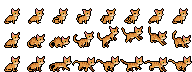
#> input picture riverwalk/art/cat.png, 192 x 72 px
$ python blotch_clean.py ../riverwalk/art/cat.png out.png
#> lines starting #> are read from the running program, lines starting #| are printed output that depends on the picture; after the words box and inside, x2 and y2 are one past the last pixel; in counts of white or black regions, pixels touching at a corner belong together
### tools/measure_layers.py
"""tools/measure_layers.py OUT.json: the layer ladder check (doc "FETCH! Asset Library by Layer", 23 Oct).
Measure every art file as it appears on screen: file -> load-time fade -> the layer's look shader.
The load-time fade goes to the level's own haze for the layer (look.lua; decision 3, 23 Oct), by the level's amount
for the layer (look.lua `fade`) unless the piece has its own amount (OWN). Ends with the ladder per level: median
and darkest (10th pct) per layer, pooled over the level's assets (python3 -I tools/measure_layers.py --ladder).
Reports on-screen lightness (Rec.601 luma 0-255, as the shader) p10 / median / p90, colours, lone pixels,
dark-edge share, ordered-dither share, size."""
import sys, json, numpy as np
from PIL import Image
import os, subprocess, tempfile
ROOT = os.path.dirname(os.path.dirname(os.path.abspath(__file__)))
ART = os.path.join(ROOT, "riverwalk/art/")
# batch 1 art lives on branch r8/art: extracted to a temp folder when the script runs (r8_dir(); asset_qa.py imports
# this file for its registry and maths, so nothing runs on import)
R8 = tempfile.mkdtemp(prefix="r8art_") + "/"
# [5 lines left out: function r8_dir, not called in this run]

def hx(h): return np.array([int(h[i:i+2], 16) / 255 for i in (0, 2, 4)])
def L(warm, cool, sat, haze, k): return dict(warm=warm, cool=cool, sat=sat, haze=hx(haze), k=k)
S = {
 "rw": dict(clouds=L(0.9,1.6,1.0,"f7ead2",0.10), city=L(0.2,1.8,0.70,"aaa6d0",0.46), shore=L(0.5,1.5,1.05,"9fb3cc",0.30),
            mid=L(0.8,1.3,1.2,"c9d0d8",0.15), water=L(0.5,1.2,1.35,"8fb4d8",0.06), back=L(1.0,1.2,1.35,"f0e0c6",0.10),
            ground=L(0.75,1.3,1.20,"000000",0), play=L(0.7,0.8,1.18,"000000",0), front=L(0.0,1.8,1.10,"1b1934",0.40)),
 "cp": dict(clouds=L(1.2,1.7,1.0,"f9e0c0",0.14), city=L(0.2,1.9,0.60,"dccfe0",0.52), shore=L(0.6,1.5,1.05,"dcc0c4",0.30),
            mid=L(1.0,1.3,1.25,"ecccae",0.14), water=L(0.6,1.3,1.30,"86a2bc",0.06), back=L(1.1,1.3,1.30,"f0d2b0",0.10),
            ground=L(0.8,1.0,1.10,"000000",0), play=L(0.8,0.9,1.18,"000000",0), front=L(0.0,1.8,1.10,"1e1626",0.40)),
 "dt": dict(clouds=L(0.5,1.4,1.0,"ffffff",0.04), city=L(0.2,1.7,0.70,"e4eaf0",0.50), shore=L(0.4,1.4,1.00,"bcc8da",0.34),
            mid=L(0.7,1.3,1.15,"b2c3d9",0.18), water=L(0.4,1.2,1.35,"7fb0d8",0.05), back=L(0.8,1.2,1.25,"efe6da",0.08),
            ground=L(0.9,0.7,1.10,"000000",0), play=L(0.7,0.8,1.15,"000000",0), front=L(0.0,1.8,1.10,"141a26",0.40)),
}
# the load-time fade amounts per level and layer (look.lua Look.scripts[...].fade); layers not listed are not faded
FADE = {"rw": dict(back=0.28), "cp": dict(shore=0.40, mid=0.38, back=0.20), "dt": dict(shore=0.70, mid=0.10, back=0.28)}
# pieces with their own amount (scene.lua park gate and winch keeper, arthooks.lua tram and spire); the haze is the level's
OWN = {"park_gate": 0.28, "park_keeper_winch": 0.35, "tram_vintage": 0.40, "spire_riddarholmen": 0.45}
OLD_HAZE = np.array([200, 210, 222]) / 255                        # the cool grey every fade went to before decision 3
W = np.array([0.299, 0.587, 0.114])
LEVELS = {"rw": "River Walk", "cp": "City Park", "dt": "Downtown"}

def haze(lvl, layer):
    """the load-time fade's target: the level's haze for the layer (the back haze for a layer without one)"""
    return S[lvl].get(layer or "back", S[lvl]["back"])["haze"]

def fade_in(name, lvl, layer, fade=None):
    """the amount `name` is faded by in level `lvl` (art shared between levels takes each level's amount)"""
    if layer is None: return 0.0
    if name in OWN: return OWN[name]
    return FADE[lvl].get(layer, 0.0)

def fade_to(rgb, fade, lvl, layer):
    """RGB 0-1 after the load-time fade (k of the way to the level's haze for the layer)"""
    return rgb + (haze(lvl, layer) - rgb) * fade if fade else rgb

# [43 lines left out: functions shade, stats, not called in this run]

# asset -> (level script, layer, load-time fade) as the code draws it (corrected after QA, 23 Oct). fade True: the
# level's amount for the layer (FADE); a number: the piece's own amount (OWN); 0: not faded
A = []
def add(names, lvl, layer, fade=0.0, base=ART + "scene/", group=""):
    for n in names: A.append((group, n, base + n + ".png", lvl, layer, fade_in(n, lvl, layer) if fade else 0.0))
add(["cloud%d" % i for i in range(1, 9)], "rw", "clouds", group="River Walk")
add(["skyline"], "rw", "city", group="River Walk")
add(["far_shore_bridge"], "rw", "shore", group="River Walk")
add(["water"], "rw", "water", group="River Walk")
add(["building", "cafe", "gable", "tree", "tree_far", "tree_near", "pot", "lamp_post"], "rw", "back", True, group="River Walk")
add(["kiosk_kaffe", "kiosk_glass"], "rw", "back", True, group="River Walk")          # setpieces.lua art()
add(["rail_bg_left", "rail_bg_unit", "rail_bg_end"], "rw", "back", True, group="River Walk")   # Sc.railing decor fade
add(["pavement", "road"], "rw", "ground", group="River Walk")
add(["awning_80", "awning_88", "bench", "bin", "flowerbox_front", "gritbox_front", "planter_sq", "kennel", "ferry", "pier",
     "pontoon", "rw_jetty", "rowboat", "park_log", "road_cyclist1", "road_cyclist2",
     "road_car1", "road_car2", "road_car3", "road_car4", "road_car5"], "rw", "play", group="River Walk")
add(["pile"], "rw", "front", group="River Walk")
add(["park_treeline"], "cp", "shore", True, group="City Park")      # (art/haze: faded too)
add(["park_tree1", "park_tree2"], "cp", "mid", True, group="City Park")
add(["park_oak", "park_willow", "park_willow_tall", "park_gate", "park_swings"], "cp", "back", True, group="City Park")
add(["park_keeper_winch"], "cp", "back", True, group="City Park")   # scene.lua WINCH (art/fixes), its own 35 %
add(["park_leaves"], "cp", "play", group="City Park")
add(["park_slide"], "cp", "ground", group="City Park")   # unfaded art under the back shader
add(["park_ground"], "cp", "ground", group="City Park")
add(["park_hedge", "park_log", "park_hollowlog", "park_table_front", "park_stone", "park_boat_front", "park_frame",
     "park_keeper_cart"], "cp", "play", group="City Park")
add(["park_bush"], "cp", "front", group="City Park")
add(["town_roofs"], "dt", "shore", True, group="Downtown")
add(["town_facades"], "dt", "mid", True, group="Downtown")
add(["town_door", "town_sign", "town_spout"], "dt", "back", True, group="Downtown")
add(["town_house1", "town_house2", "town_house3"], "dt", "back", True, group="Downtown")   # art/fixes, decision 4
add(["town_statue"], "dt", "play", group="Downtown")   # art/fixes: tagged play
add(["town_ground"], "dt", "ground", group="Downtown")
add(["town_tramshed70", "town_tramshed96", "town_crate_front", "town_parasol", "town_table_front", "town_stall", "town_awning80",
     "town_awning64", "town_pedestal", "town_shelter", "town_kiosk", "town_tub", "town_rim", "town_bowl", "town_tier",
     "town_shopsign"], "dt", "play", group="Downtown")
add(["town_bollard"], "dt", "front", group="Downtown")
add(["pepper", "girl", "cat", "goose", "gull", "ball"], "rw", None, base=ART, group="Characters (never shaded)")
add(["facades_square"], "dt", "mid", True, base=R8, group="Batch 1 (rejected)")
add(["spire_riddarholmen"], "dt", "back", True, base=R8, group="Batch 1 (rejected)")     # arthooks.lua drawTownBack, own 45 %
add(["house_tall_a", "house_tall_b", "house_tall_c"], "dt", "back", True, base=R8, group="Batch 1 (rejected)")
add(["tram_vintage"], "dt", "back", True, base=R8, group="Batch 1 (rejected)")           # arthooks.lua TRAM_FADE, own 40 %
add(["cyclist_a_84", "cyclist_b_84", "cyclist_a_92", "cyclist_b_92"], "rw", "play", base=R8, group="Batch 1 (rejected)")
add(["cargobike", "roof_gable", "roof_chimney", "roof_loggia", "roof_gallery72", "roof_gallery88", "roof_dormer",
     "roof_ledge32", "roof_awning56", "footbridge"], "dt", "play", base=R8, group="Batch 1 (rejected)")
add(["mia_throw"], "rw", None, base=R8, group="Batch 1 (rejected)")

# the ladder per level: each layer pooled over the level's own assets as drawn (the clouds and the skyline are the sky
# and the far city of all three), and the sky's horizon (its painted bands from y 76 down, behind the far layers).
# Batch 1 (not in the game) and the characters are left out.
LADDER_LAYERS = ("clouds", "city", "shore", "mid", "back", "play")
# [28 lines left out: functions sky_luma, drawn_luma, ladder, not called in this run]

# [7 lines that do not run on import are left out]

# [11 lines that do not run on import are left out]

### tools/asset_qa.py
"""tools/asset_qa.py: the asset QA gate (23 Oct 2026; docs/asset_qa.md).

Every asset is checked AS THE GAME DRAWS IT (file -> load-time fade -> the layer's look shader, from
tools/measure_layers.py) and in DETAIL (the pixels themselves). A FAIL means the asset is not shown to the owner.

  python3 -I tools/asset_qa.py --all [--json out.json]            every asset the game uses (+ batch 1 on r8/art)
  python3 -I tools/asset_qa.py town_house1 goose                    named assets
  python3 -I tools/asset_qa.py --file new.png --layer play --level dt [--fade 0.28] [--building] [--frames 34x34]
                                                                    a new file, before it goes into the game

Checks (id: what fails)
  alpha      semi-transparent pixels (alpha must be 0 or 255)
  blotches   2-24 px patches of a near colour inside a fill (dirty plaster); approved pieces have none
  slot       batch 1 / new art: the size its hook expects (docs/art_hooks_r8.md)
  noise      single pixels a shade off the fill around them (dirt): fail over 1 % (props, buildings), warn over 0.3 %
  stray      lone pixels (no 8-neighbour of the same colour) over the limit: 2 % buildings, 5 % others (warn 3 %)
  specks     opaque bits of 1-4 px floating free of the body
  pinholes   transparent holes of 1-4 px inside the body
  outline    play pieces and characters: silhouette edge pixels lighter than the 1 px dark outline (< 98 % dark)
  decor-ink  decoration on a far or back layer outlined like an obstacle (> 30 % dark edge, warn)
  colours    more colours than the layer allows
  ladder     on-screen lightness: darker than the layer's darkest, or more contrast than it allows (front: too light)
  windows    buildings: every window on a storey must be the same pixels; panes the same size, filled, aligned
  frames     sheets: a colour missing in one frame of a row (a lost eye, a hand), the feet moving, colours used in
             a single frame only (flicker), a sudden size jump, plus specks / pinholes / outline per frame
"""
import sys, os, re, json, argparse
from collections import Counter, defaultdict
import numpy as np
from PIL import Image

HERE = os.path.dirname(os.path.abspath(__file__))
sys.path.insert(0, HERE)
import measure_layers as ML                                       # registry A, shader presets S, shade(), fades

ROOT, ART = ML.ROOT, ML.ART
W601 = np.array([0.299, 0.587, 0.114])

# the layer ladder (docs/layer_ladder.md): darkest on screen (10th pct), max contrast (p90 - p10), max colours
LADDER = {
    "clouds": dict(p10=185, contrast=70, colours=5),
    "city":   dict(p10=145, contrast=35, colours=8),
    "shore":  dict(p10=125, contrast=60, colours=12),
    "mid":    dict(p10=105, contrast=85, colours=14),
    "water":  dict(p10=75, contrast=160, colours=20),
    "back":   dict(p10=80, contrast=120, colours=20),
    "ground": dict(colours=20),
    "play":   dict(colours=20, outline=True),
    "char":   dict(colours=24, outline=True),
    "front":  dict(median_max=40, contrast=40, colours=8),
}
# animated sheets: frame width x height (from the code that cuts them)
FRAMES = {
    "pepper": (60, 52), "girl": (66, 66), "cat": (48, 48), "goose": (34, 34), "gull": (36, 44),
    "park_keeper_cart": (82, 82), "park_keeper_winch": (80, 80), "rowboat": (182, 96), "mia_throw": (66, 66),
}
ROLL = ("road_cyclist1_roll", "road_cyclist2_roll")              # 4 frames side by side (drawn: Rd.art().riders)
# what the game never draws (loaded but unused, or replaced in the played level): not checked
NOT_DRAWN = {"cyclist1", "cyclist2", "cyclist1_roll", "cyclist2_roll", "town_spout"}
# measure_layers' layer is the prop's map layer; the look the game draws it with can differ (stage.lua: decoration on
# Pepper's line takes the back look)
LAYER_FIX = {"pier": "back"}
# art drawn in more than one level: the ladder is checked under each level's look
SHARED = {"skyline": ("rw", "cp", "dt"), "water": ("rw", "cp"), "bench": ("rw", "cp", "dt"), "bin": ("rw", "cp", "dt"),
          "lamp_post": ("rw", "cp", "dt"), "park_log": ("rw", "cp"),
          **{f"cloud{i}": ("rw", "cp", "dt") for i in range(1, 9)}}
# pieces cut into tiles: their left and right columns are joins, not silhouette
TILES = {"rail_bg_left", "rail_bg_unit", "rail_bg_end", "pavement", "road", "park_ground", "town_ground", "water"}
# slots (docs/art_hooks_r8.md): width, height, tolerance on each (0 = exact). Batch 1 files are named differently
# from their hooks: HOOK says which game file each one becomes
SLOTS = {"cargobike": (96, 76, 0, 0), "cargobike_pedal": (768, 76, 0, 0), "mia_throw": (528, 66, 0, 0),
         "cyclist_a_84": (76, 76, 8, 8), "cyclist_b_84": (76, 76, 8, 8), "cyclist_a_92": (76, 76, 8, 8), "cyclist_b_92": (76, 76, 8, 8),
         "roof_gable": (122, 80, 0, 20), "roof_loggia": (122, 48, 0, 12), "roof_gallery88": (90, 32, 0, 8),
         "roof_gallery72": (74, 32, 0, 8), "roof_chimney": (18, 46, 0, 0), "roof_dormer": (58, 36, 0, 9),
         "footbridge": (162, 52, 0, 13), "house_tall_a": (80, 240, 0, 0), "house_tall_b": (88, 240, 0, 0),
         "house_tall_c": (96, 240, 0, 0), "tram_vintage": (300, 130, 30, 15)}
HOOK = {"cargobike": "cargo_bike", "cargobike_pedal": "cargo_bike_pedal", "mia_throw": "girl_throw",
        "cyclist_a_84": "cyclist_adult1", "cyclist_b_84": "cyclist_adult2", "roof_gable": "town_roof_gable",
        "roof_loggia": "town_roof_loggia", "roof_gallery88": "town_roof_gallery88", "roof_gallery72": "town_roof_gallery72",
        "roof_chimney": "town_roof_chimney", "roof_dormer": "town_roof_dormer", "roof_ledge32": "town_roof_ledge",
        "footbridge": "town_footbridge", "house_tall_a": "town_front_tall1", "house_tall_b": "town_front_tall2",
        "house_tall_c": "town_front_tall3", "facades_square": "town_row", "spire_riddarholmen": "town_spire",
        "roof_awning56": "(no hook: the kit has no awning)"}
BUILDINGS = {"town_house1", "town_house2", "town_house3", "town_facades", "town_row", "building", "cafe", "gable",
             "facades_square", "house_tall_a", "house_tall_b", "house_tall_c"}
ORGANIC = {"tree", "tree_far", "tree_near", "park_tree1", "park_tree2", "park_oak", "park_willow", "park_willow_tall",
           "park_hedge", "park_bush", "park_leaves", "park_leaves_flat", "park_treeline", "skyline", "far_shore_bridge"}
FROZEN = {"pepper"}                                               # Pepper's files are frozen: report only
# owner-approved exceptions (check ids that only warn for these)
EXCEPT = {"cafe": {"colours"}, "gable": {"colours"}, "pavement": {"ladder"},
          "bone": {"outline"}, "bone_gold": {"outline"},                   # pickups: white, unoutlined by design
          "lamp_post": {"decor-ink"}, "kiosk_kaffe": {"decor-ink"}, "kiosk_glass": {"decor-ink"}}   # the approved River Walk set


# ------------------------------------------------------------------------------------------------ small tools
def label(mask, conn8=True):
    """connected components (pure numpy + python, no scipy): returns (labels, n)"""
    h, w = mask.shape
    lab = np.zeros((h, w), np.int32); n = 0
    nb = [(-1, -1), (-1, 0), (-1, 1), (0, -1), (0, 1), (1, -1), (1, 0), (1, 1)] if conn8 else [(-1, 0), (1, 0), (0, -1), (0, 1)]
    ys, xs = np.nonzero(mask)
    for y0, x0 in zip(ys, xs):
        if lab[y0, x0]: continue
        n += 1; lab[y0, x0] = n; st = [(y0, x0)]
        while st:
            y, x = st.pop()
            for dy, dx in nb:
                yy, xx = y + dy, x + dx
                if 0 <= yy < h and 0 <= xx < w and mask[yy, xx] and not lab[yy, xx]:
                    lab[yy, xx] = n; st.append((yy, xx))
    return lab, n

def keys(rgb, a):
    k = (rgb[..., 0].astype(np.int64) << 16) | (rgb[..., 1].astype(np.int64) << 8) | rgb[..., 2]
    return np.where(a, k, -1)

# [8 lines left out: function lone_mask, not called in this run]

def edge_mask(a):
    pa = np.pad(a, 1)
    return a & ~(pa[:-2, 1:-1] & pa[2:, 1:-1] & pa[1:-1, :-2] & pa[1:-1, 2:])

# [6 lines left out: function as_drawn, not called in this run]

def pts(mask, limit=400):
    ys, xs = np.nonzero(mask)
    return [[int(x), int(y)] for y, x in list(zip(ys, xs))[:limit]]


# ------------------------------------------------------------------------------------------------ the checks
class Report:
    def __init__(self, name, meta):
        self.name, self.meta, self.checks, self.info = name, meta, [], {}
    # [19 lines left out: functions add, merged, not called in this run]
    def verdict(self):
        s = {c["sev"] for c in self.checks}
        return "FAIL" if "fail" in s else ("WARN" if "warn" in s else "PASS")
    def json(self):
        return dict(name=self.name, verdict=self.verdict(), **self.meta, info=self.info, checks=self.merged())

# [424 lines left out: functions body_checks, blotch_check, outline_check, window_check, frame_checks, noise_mask and 3 more, not called in this run]

# [2 lines that do not run on import are left out]

### tools/blotch_clean.py
"""Blotch clean (art/freefix): recolour the blotches tools/asset_qa.py's blotch_check finds, without blurring.
A blotch = a patch of 2-24 px of one colour (8-connected) whose 4-neighbour ring is all opaque, at least 80 % one
other colour, and that colour is near (RGB distance < TOL, default 45, the check's limit). Not a blotch: a drawn 1 px
line (1 px thick and 4 px or longer: a seam, a panel line). The patch takes the ring's colour. Silhouette edge pixels
are never changed (a patch touching the silhouette has transparency in its ring and is skipped), alpha is never
changed, no new colours appear (the ring colour is already in the file). Repeats until nothing changes (max 4 passes).
--wrap: the art tiles sideways (ground strips): the left and right columns are joins and stay as they are.
--keep x0,y0,x1,y1 (repeatable): leave this box alone (a face, a lamp, a sign drawn on purpose).
--border: pixels on the image border may change too (art cut by the frame: a door's sill on the ground line).

  python3 -I tools/blotch_clean.py src.png dst.png [--tol 45] [--wrap] [--keep 10,4,20,12]"""
import sys, os, argparse, numpy as np
from PIL import Image
sys.path.insert(0, os.path.dirname(os.path.abspath(__file__)))
from asset_qa import label, keys, edge_mask

def blotches(rgb, a, tol=45.0, protect=None):
    """[(mask, ring colour key)] for every blotch, as asset_qa.blotch_check counts them"""
    key = keys(rgb.astype(int), a); out = []
    for k in np.unique(key[a]):
        lab, c = label(key == k, True)
        if not c: continue
        sizes = np.bincount(lab.ravel())
        for i in range(1, c + 1):
            if not (2 <= sizes[i] <= 24): continue
            mm = lab == i
            ys, xs = np.nonzero(mm); bh, bw = ys.max() - ys.min() + 1, xs.max() - xs.min() + 1
            if min(bh, bw) == 1 and max(bh, bw) >= 4: continue          # a drawn 1 px line
            pm = np.pad(mm, 1)
            ring = (pm[:-2, 1:-1] | pm[2:, 1:-1] | pm[1:-1, :-2] | pm[1:-1, 2:]) & ~mm
            rk = key[ring]
            if (rk < 0).any(): continue
            vals, cnt = np.unique(rk, return_counts=True)
            if cnt.max() / cnt.sum() < 0.8: continue
            o = int(vals[cnt.argmax()])
            d = np.sqrt(sum((((o >> s) & 255) - ((int(k) >> s) & 255)) ** 2 for s in (16, 8, 0)))
            if d < tol and not (protect is not None and (mm & protect).any()): out.append((mm, o))
    return out

def clean(rgb, a, tol=45.0, wrap=False, keep=(), passes=4, border=False):
    rgb = rgb.copy(); h, w = a.shape
    protect = edge_mask(a)
    if border:                                                         # the image border is not a silhouette edge here
        pa = np.pad(a, 1, mode="edge")
        protect = a & ~(pa[:-2, 1:-1] & pa[2:, 1:-1] & pa[1:-1, :-2] & pa[1:-1, 2:])
    if wrap: protect[:, 0] = protect[:, -1] = True
    for x0, y0, x1, y1 in keep: protect[y0:y1 + 1, x0:x1 + 1] = True
    total, n0 = 0, None
    for _ in range(passes):
        bl = blotches(rgb, a, tol, protect)
        if n0 is None: n0 = len(bl)
        if not bl: break
        for mm, o in bl:
            rgb[mm] = ((o >> 16) & 255, (o >> 8) & 255, o & 255); total += int(mm.sum())
    return rgb, total, n0 or 0, len(blotches(rgb, a, tol, protect))

if __name__ == "__main__":
    ap = argparse.ArgumentParser(); ap.add_argument("src"); ap.add_argument("dst")
    ap.add_argument("--tol", type=float, default=45); ap.add_argument("--wrap", action="store_true")
    ap.add_argument("--border", action="store_true", help="patches on the image border may change (art cut by the frame, e.g. a door standing on the ground line)")
    ap.add_argument("--keep", action="append", default=[], help="x0,y0,x1,y1: a box left alone")
    o = ap.parse_args()
    im = np.array(Image.open(o.src).convert("RGBA"))
#> im is the input picture: shape (72, 192, 4); mean R, G, B, A 37.4, 25.4, 13.8, 76.7
    a = im[..., 3] > 127
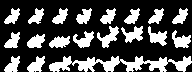
#> a: shape (72, 192) bool; 30.1% white; 19 white regions, largest, box (x1, y1, x2, y2) and area: (49, 56, 192, 72) 1157, (97, 26, 119, 48) 216, (121, 26, 143, 43) 204
    cols0 = len(np.unique(keys(im[..., :3].astype(int), a)[a]))
#> in keys, `k = (rgb[..., 0].astype(np.int64) << 16) | (rgb[..., 1].astype(np.int6..`:
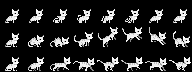
#> k: shape (72, 192) int64; min 0, max 16046504, mean 2460597.5; drawn with min black and max white
#> cols0 = 10
    rgb, n, b0, b1 = clean(im[..., :3], a, o.tol, o.wrap, [tuple(int(v) for v in k.split(",")) for k in o.keep], border=o.border)
#> in clean, `rgb = rgb.copy()`:
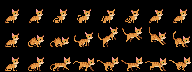
#> rgb: shape (72, 192, 3); mean R, G, B 37.4, 25.4, 13.8
#> in edge_mask, `pa = np.pad(a, 1)`:
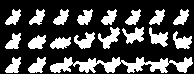
#> pa: shape (74, 194) bool; 29% white; 19 white regions, largest, box (x1, y1, x2, y2) and area: (50, 57, 193, 73) 1157, (98, 27, 120, 49) 216, (122, 27, 144, 44) 204
#> in edge_mask, `return a & ~(pa[:-2, 1:-1] & pa[2:, 1:-1] & pa[1:-1, :-2] & pa[1:-1, 2..`:
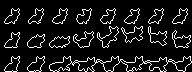
#> returned value: shape (72, 192) bool; 10% white in thin lines or dots, all inside (x1, y1, x2, y2) = (4, 8, 192, 72)
#> the loop in clean, `for _ in range(passes):` made 1 pass
#> n0 on pass 1: 0
#> (the rest of the program and of its run is left out)
